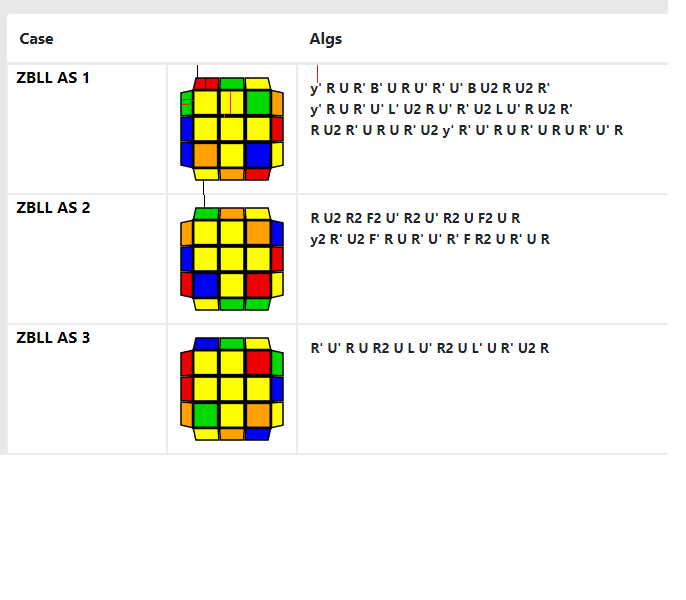
#> input picture software/cv/resources/alg.png, 686 x 600 px, given in place of the camera
$ python filtercolor.py
#> lines starting #> are read from the running program, lines starting #| are printed output that depends on the picture; after the words box and inside, x2 and y2 are one past the last pixel; in counts of white or black regions, pixels touching at a corner belong together
from random import gauss
import numpy as np
from statistics import mean
import cv2

vid = cv2.VideoCapture(1)
windowsize = 10
det_colors = []
colors = ["Red", "Orange", "Blue", "Green", "White", "Yellow"]
cal_color = [
    [], [], [], [], [], []
]

r =[]
b = []
b = []

def main():
    while(True):

        # Capture the video frame
        # by frame
        ret, img = vid.read()
#> img is the input picture: shape (600, 686, 3); mean B, G, R 233.6, 241.2, 241.9
        img = cv2.flip(img,1)
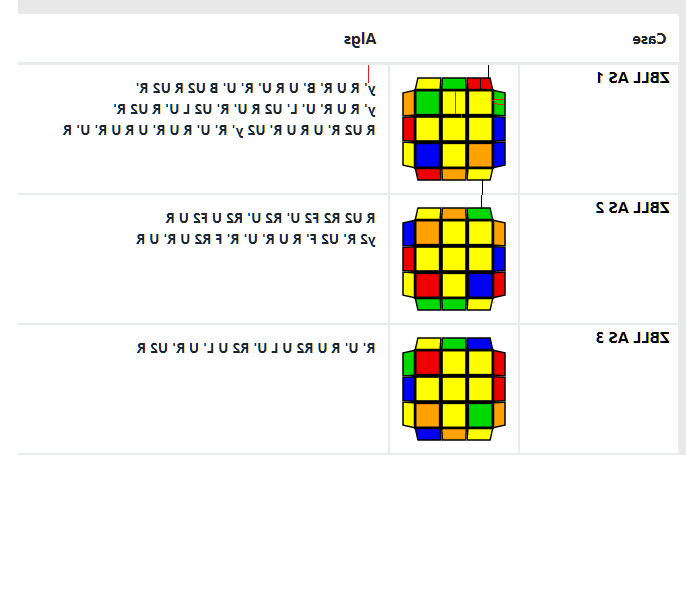
#> img: shape (600, 686, 3); mean B, G, R 233.6, 241.2, 241.9
        yes = img.shape
#> yes = (600, 686, 3)

        # gaussian blur image
        img_blur = cv2.GaussianBlur(img,(3,3), sigmaX=0, sigmaY=0)

        calibrateColors()
#> in calibrateColors, `img = cv2.putText(img,colors[scan_num],(10,50), cv2.FONT_HERSHEY_SIMPL..`:
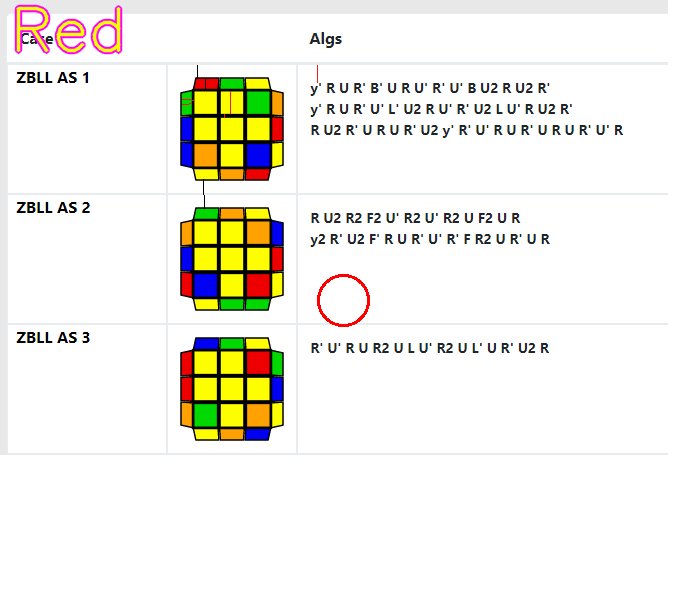
#> img: shape (600, 686, 3); mean B, G, R 232.6, 240.2, 242
#> (key q is pressed here)

        # filter using canny edge detection, find contours in canny image
        edges = cv2.Canny(image=img_blur, threshold1=100, threshold2=100)
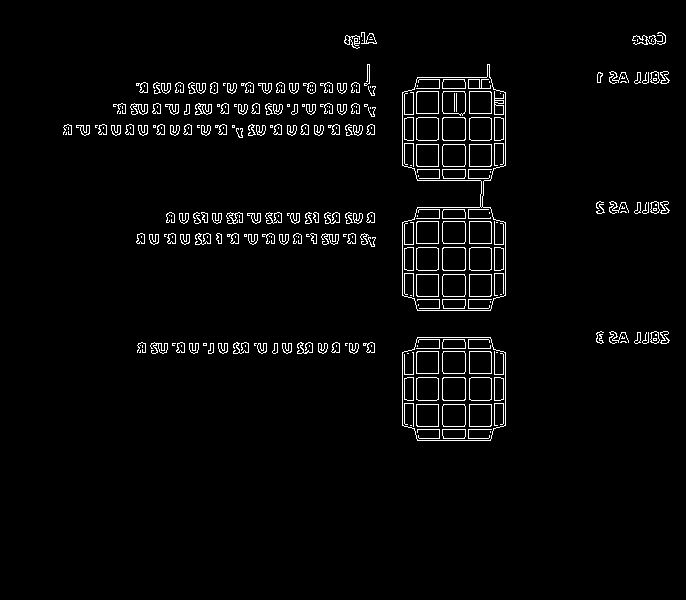
#> edges: shape (600, 686); 2.9% white in thin lines or dots, all inside (x1, y1, x2, y2) = (63, 32, 670, 441)
        contours, hierarchy = cv2.findContours(edges,cv2.RETR_TREE,cv2.CHAIN_APPROX_SIMPLE)
#> contours = 476 contours, 221 with area under 20; largest, box (x1, y1, x2, y2) and area: (402, 64, 506, 311) 19891, (402, 64, 506, 208) 9978, (402, 337, 506, 441) 9903, (402, 206, 506, 311) 9899, (402, 337, 506, 441) 9897
        contour = max(contours, key = cv2.contourArea)
#> contour = contour of 145 points, box (x1, y1, x2, y2) (402, 64, 506, 311), area 19891
        contourImg = cv2.drawContours(img, contour, -1, (0,255,0), 3)

        cv2.imshow("contours", contourImg)


        pressedKey = cv2.waitKey(1) & 0xFF
#> (key q is pressed here)
        if pressedKey == ord('q'):
            break
    vid.release()
    cv2.destroyAllWindows()

def calibrateColors():
    scan_num = 0
    while(True):
        # need new feed of video since we are overlaying text and waiting for input
        ret, img = vid.read()
        #img = cv2.flip(img,0)
        yes = img.shape

        # draw center circle and color to scan
        center = (int(yes[1]/2), int(yes[0]/2))
        cv2.circle(img, center, 25, (0,0,255), 2)
        img = cv2.putText(img,colors[scan_num],(10,50), cv2.FONT_HERSHEY_SIMPLEX, 2, (255, 0, 255), 5, cv2.LINE_AA)
        img = cv2.putText(img,colors[scan_num],(10,50), cv2.FONT_HERSHEY_SIMPLEX, 2, (0, 255, 255), 2, cv2.LINE_AA)

        pressedKey = cv2.waitKey(1) & 0xFF
        if pressedKey == ord('c'):
        # if press c again, read color and store
            cal_color[scan_num] = scan(windowsize, img, center)
            scan_num = scan_num + 1 # increment the color we scan

        if pressedKey == ord('q') or scan_num == 6:
            cald = True
            break

def scan(windowsize, img, center):
    r.clear()
    g.clear()
    b.clear()
    # iterate in a cube window, averaging each pixel
    for x in range (center[0]-windowsize, center[0]+windowsize):
        for y in range(center[1]-windowsize, center[1]+windowsize):
            b.append(img[y][x][0])
            g.append(img[y][x][1])
            r.append(img[y][x][2])
    cv2.circle(img, center, windowsize, (0,0,255), -1)
    return (int(mean(b)), int(mean(g)), int(mean(r)))

if __name__ == "__main__":
    main()
